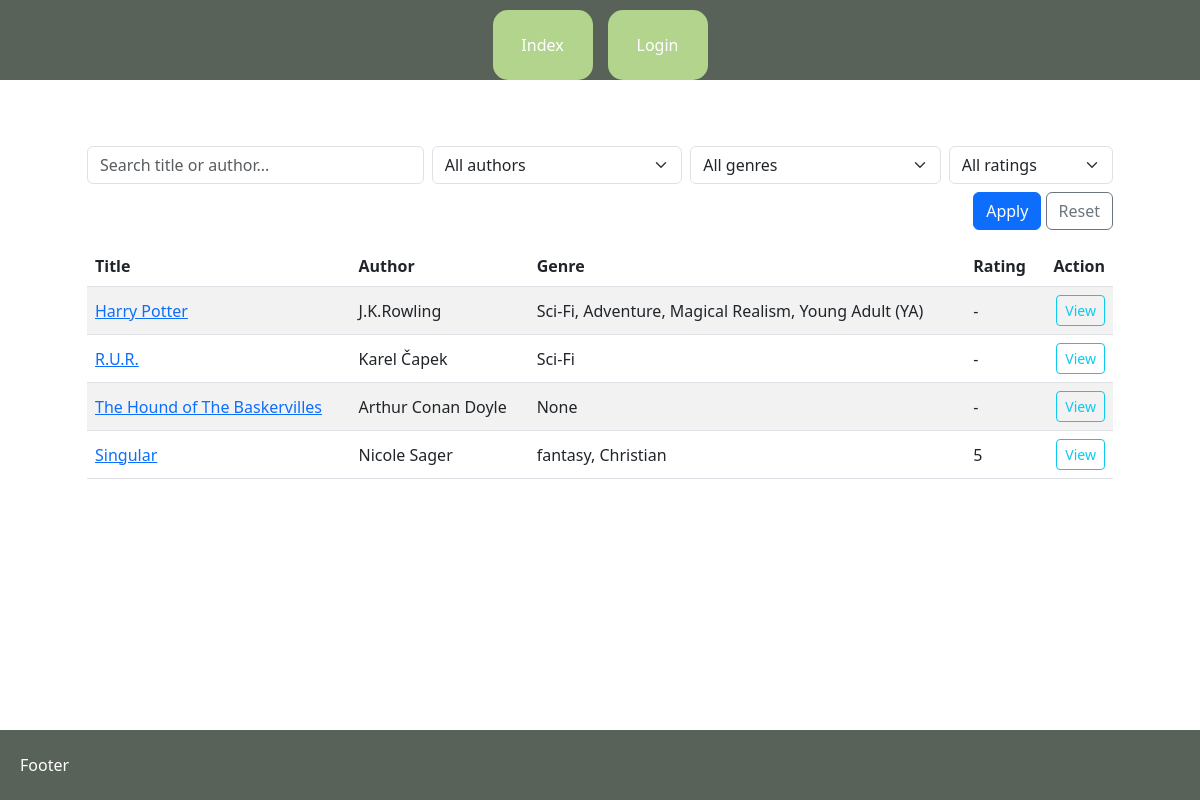
The page /projectcv/book_index/ on the database its author committed.
### projectcv/models.py (models this page shows, shortened)
class Book(models.Model):
    title= models.CharField(max_length=250)
    author= models.CharField(max_length=150)
    publisher = models.CharField(max_length=150, null=True, blank=True)
    genre = models.ManyToManyField(Genre, blank=True)
    tags = models.ManyToManyField(Tag)
    rating = models.IntegerField(null=True, blank=True, choices=[(i, i) for i in range(1, 6)]) # range marks 1-5
    image = models.ImageField(upload_to='book_covers/', null=True, blank=True)
    published_date = models.DateField(null=True, blank=True)
    ean = models.CharField(max_length=13, null=True, blank=True)
    isbn = models.CharField(max_length=17, null=True, blank=True)
    author_bio = models.TextField(null=True, blank=True)
    author_photo = models.ImageField(upload_to='author_photos/', null=True, blank=True)
    blurb = models.TextField(null=True, blank=True, help_text="Short description of the book")
    facebook_url = models.URLField(max_length=200, null=True, blank=True, help_text="Facebook page URL")
    instagram_url = models.URLField(max_length=200, null=True, blank=True, help_text="Instagram page URL")
    amazon_url = models.URLField(max_length=200, null=True, blank=True, help_text="Amazon page URL")
    class Meta:
        verbose_name = "Book"
        verbose_name_plural = "Books"

class Genre(models.Model):
    genre_name = models.CharField(max_length=100)

### projectcv/views.py (the view)
# urls.py: path("book_index/", views.BookIndex.as_view(), name="book_index"),
class BookIndex(generic.ListView):
    template_name = "projectcv/book_index.html"  # cesta k šabloně ze složky tamplates (je možné sdílet mezi aplikacemi)
    context_object_name = "books"  # pod tímto jménem budeme volat seznam objektů v šabloně
    paginate_by = 20 # this line enable to pagination with 20 items per page
    def get_queryset(self):
        qs = Book.objects.prefetch_related("genre").order_by("-id")
        q = self.request.GET.get("q")
        author = self.request.GET.get("author")
        genre = self.request.GET.get("genre")
        rating = self.request.GET.get("rating")
        if q:
            qs = qs.filter(Q(title__icontains=q) | Q(author__icontains=q))
        if author:
            qs = qs.filter(author=author)
        if genre:
            qs = qs.filter(genre__id=genre)
        if rating:
            qs = qs.filter(rating=rating)
        return qs
    def get_context_data(self, **kwargs):
        ctx = super().get_context_data(**kwargs)
        ctx["authors"] = Book.objects.order_by("author").values_list("author", flat=True).distinct()
        ctx["genres"] = Genre.objects.order_by("genre_name")
        ctx["ratings"] = RATING_VALUES
        ctx["current"] = {
            "q": self.request.GET.get("q", ""),
            "author": self.request.GET.get("author", ""),
            "genre": self.request.GET.get("genre", ""),
            "rating": self.request.GET.get("rating") or None,
        }
        return ctx

### projectcv/templates/projectcv/book_index.html (shortened to what this page needs)
{% extends "base.html" %}
{% block content %}
<div class="container my-3">
    <form method="get" class="row g-2 mb-3">
        <div class="col-sm-4">
            <input type="text" name="q" value="{{ current.q }}" class="form-control" placeholder="Search title or author...">
        </div>
        <div class="col-sm-3">
            <select name="author" class="form-select">
                <option value="">All authors</option>
            </select>
        </div>
        <div class="col-sm-3">
            <select name="genre" class="form-select">
                <option value="">All genres</option>
            </select>
        </div>
        <div class="col-sm-2">
            <select name="rating" class="form-select">
                <option value="">All ratings</option>
            </select>
        </div>
        <div class="col-12 text-end">
            <button class="btn btn-primary" type="submit">Apply</button>
            <a class="btn btn-outline-secondary" href="{% url 'book_index' %}">Reset</a>
        </div>
    </form>
    <div class="table-responsive">
        <table class="table table-striped align-middle">
            <thead>
                <tr>
                    <th>Title</th>
                    <th>Author</th>
                    <th>Genre</th>
                    <th>Rating</th>
                    <th class="text-end">Action</th>
                </tr>
            </thead>
            <tbody>
                {% for book in books %}
                    <tr>
                        <td>
                            <a href="{% url 'book_detail' book.id %}">{{ book.title }}</a>
                        </td>
                        <td>{{ book.author }}</td>
                        <td>
                            {% if book.genre.all %}
                                {% for genre in book.genre.all %}
                                    {{ genre.genre_name }}{% if not forloop.last %}, {% endif%}
                                {% endfor %}
                            {% else %}
                                None
                            {% endif %}
                        </td>
                        <td>{% if book.rating %}{{ book.rating }}{% else %}-{% endif %}</td>
                        <td class="text-end">
                            <a class="btn btn-sm btn-outline-info" href="{% url 'book_detail' book.id %}">View</a>
                        </td>
                    </tr>
            {% empty %}
                <tr>
                    <td colspan="5" class="text-center">No books found.</td>
                </tr>
            {% endfor %}
            </tbody>
        </table>
    </div>
</div>
{% endblock %}

### projectcv/static/css/style.css (style rules this page uses)
.btn { padding: 8px 16px; border: none; border-radius: 6px; cursor: pointer; transition: background-color 0.3s ease; }
.btn-primary { background-color: #596259; color: white; }
html,body { width: 100%; height: 100%; margin: 0; display: flex; flex-direction: column; min-height: 100vh; }

### rows shown on the page
Book: title "Harry Potter", author "J.K.Rowling"
Genre: genre_name "Sci-Fi"
Genre: genre_name "Adventure"
Genre: genre_name "Magical Realism"
Genre: genre_name "Young Adult (YA)"
Book: title "R.U.R.", author "Karel Čapek"
Book: title "The Hound of The Baskervilles", author "Arthur Conan Doyle", shows "None"
Book: title "Singular", author "Nicole Sager", rating "5"
Genre: genre_name "fantasy"
Genre: genre_name "Christian"
